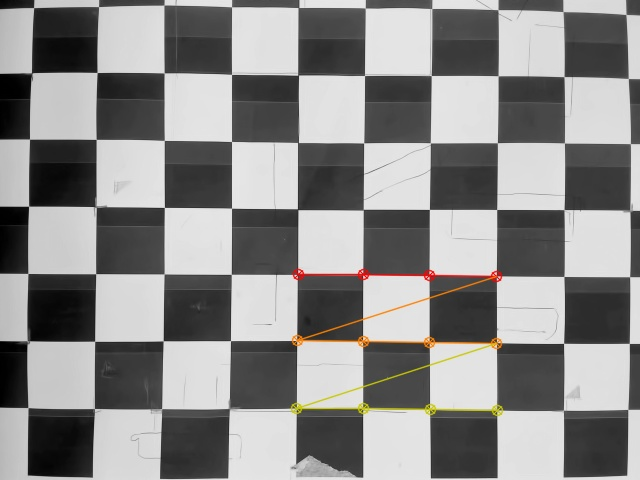
#> input picture 4_Lab/11.jpg, 640 x 480 px, found by its file name
$ jupyter execute --allow-errors 'RGB to HSV.ipynb'
#> lines starting #> are read from the running program, lines starting #| are printed output that depends on the picture
[cell 1]
# %% Рисование цветной трехмерной диаграммы разброса
import cv2
import numpy as np
import matplotlib.pyplot as plt
from mpl_toolkits.mplot3d import Axes3D
# from matplotlib import cm
from matplotlib import colors

img = cv2.imread('C:\\Users\\djnik\\Downloads\\22.jpg')
#> (the rest of this cell did not finish here and is left out)

[cell 2]
# %% Создание цветного трехмерного графика рассеяния из изображений в формате HSV
import cv2
import numpy as np
import matplotlib.pyplot as plt
from mpl_toolkits.mplot3d import Axes3D
# from matplotlib import cm
from matplotlib import colors

img = cv2.imread('C:\\Users\\djnik\\Pictures\\Camera Roll\\11.jpg')
#> img is the input picture: shape (480, 640, 3); mean B, G, R 137.6, 138.4, 139.1
img = cv2.cvtColor(img, cv2.COLOR_BGR2RGB)
hsv_img = cv2.cvtColor(img, cv2.COLOR_RGB2HSV)
#> hsv_img: shape (480, 640, 3); mean H, S, V 3.7, 2.7, 139.2
h,s,v = cv2.split(hsv_img)
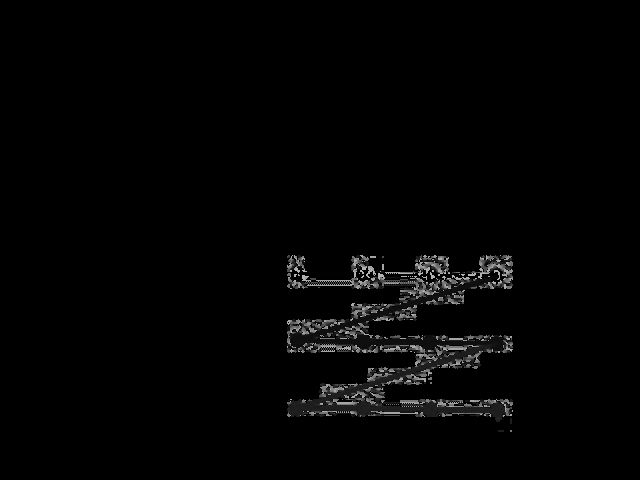
#> h: shape (480, 640); min 0, max 179, mean 3.7
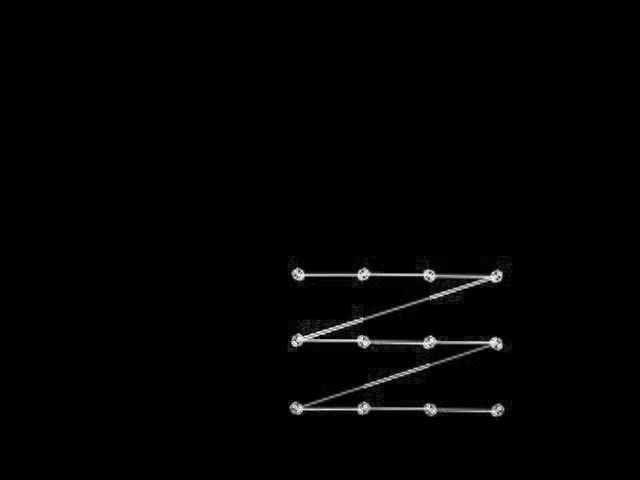
#> s: shape (480, 640); min 0, max 255, mean 2.7
fig = plt.figure(figsize=(8,6),dpi=80)
axis = fig.add_subplot(1,1,1,projection="3d")

# Настройка цвета пикселей
pixel_colors = img.reshape((np.shape(img)[0]*np.shape(img)[1],3))
# print(pixel_colors)
# Нормализовано
norm = colors.Normalize(vmin=-1.,vmax=1.)
norm.autoscale(pixel_colors)
# Преобразовать в список
pixel_colors = norm(pixel_colors).tolist()
#> pixel_colors = 307200 items
# print('*'*20)
# print(pixel_colors)

# Отображение трехмерной диаграммы рассеяния
axis.scatter(v.flatten(),h.flatten(),s.flatten(),facecolors=pixel_colors,marker='.')
axis.set_xlabel("value")
axis.set_ylabel("hue")
axis.set_zlabel("saturation")
plt.show()
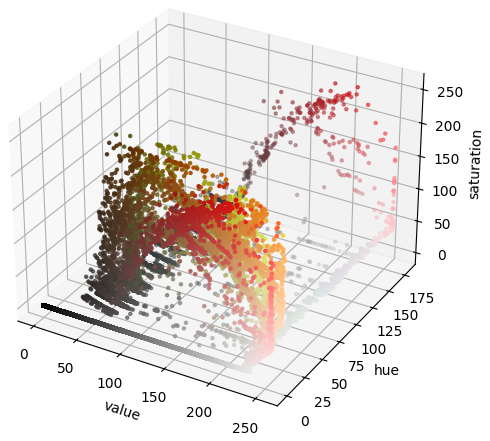
#> figure drawn by matplotlib, 1 panel

$ run again, with 4_Lab/Рисунок1.jpg copied over 4_Lab/11.jpg
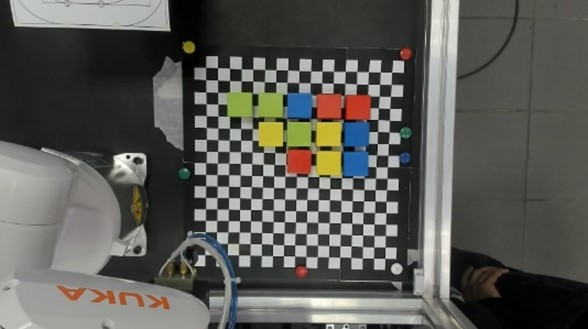
#> input picture 4_Lab/Рисунок1.jpg, 588 x 329 px, found by its file name
#> img is the input picture: shape (329, 588, 3); mean B, G, R 85.8, 91.2, 90.9
#> hsv_img: shape (329, 588, 3); mean H, S, V 46.9, 29.2, 94
#> `h,s,v = cv2.split(hsv_img)`:
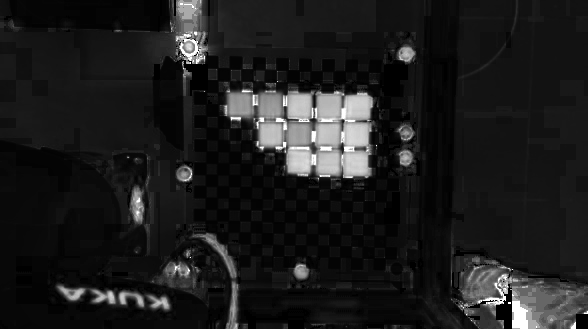
#> s: shape (329, 588); min 0, max 255, mean 29.2
#> pixel_colors = 193452 items
#> `plt.show()`:
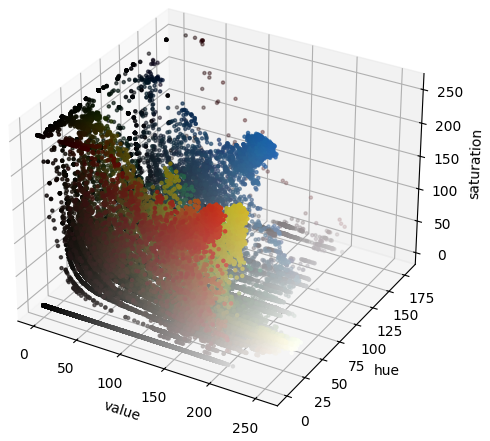
#> figure drawn by matplotlib, 1 panel
